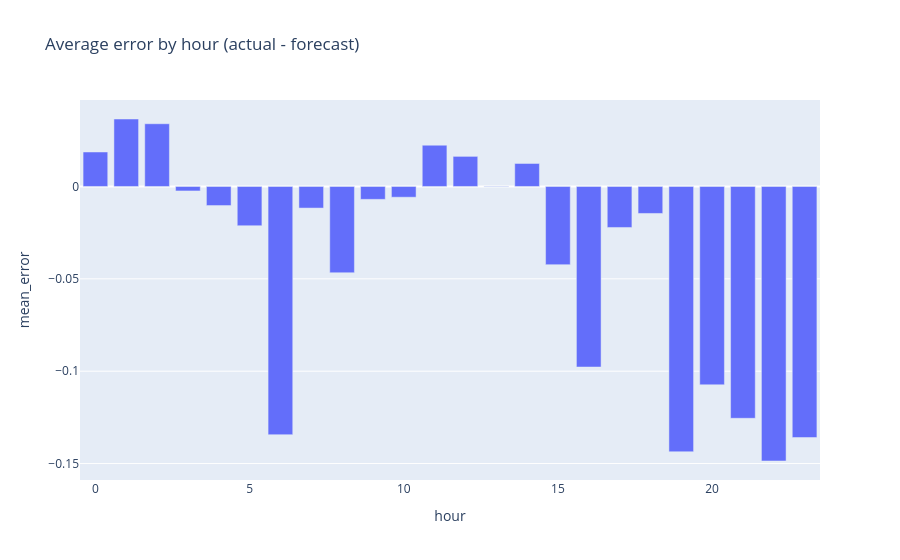

The notebook cell this image was saved under:
### Markdown cell above
Is the forest biased at certain hours? Positive bars mean it under-predicts at that hour.

### Code cell
bias_by_hour = test["err_rf"].groupby(test["hour"]).mean().rename("mean_error")
px.bar(bias_by_hour.reset_index(), x="hour", y="mean_error", title="Average error by hour (actual - forecast)")

### Figure 1 — Plotly figure (JSON) as saved in the notebook; plotly's stock layout.template omitted (floating-point values rounded to 4 significant figures)
{"data": [{"hovertemplate": "hour=%{x}<br>mean_error=%{y}<extra></extra>", "legendgroup": "", "marker": {"color": "#636efa", "pattern": {"shape": ""}}, "name": "", "orientation": "v", "showlegend": false, "textposition": "auto", "type": "bar", "x": [0, 1, 2, 3, 4, 5, 6, 7, 8, 9, 10, 11, 12, 13, 14, 15, 16, 17, 18, 19, 20, 21, 22, 23], "xaxis": "x", "y": [0.01867, 0.03653, 0.03397, -0.002424, -0.01032, -0.02124, -0.1344, -0.01169, -0.04671, -0.006974, -0.005818, 0.02235, 0.0163, -0.0001864, 0.01245, -0.04232, -0.09775, -0.02219, -0.0146, -0.1436, -0.1074, -0.1255, -0.1486, -0.1359], "yaxis": "y"}], "layout": {"barmode": "relative", "legend": {"tracegroupgap": 0}, "title": {"text": "Average error by hour (actual - forecast)"}, "xaxis": {"anchor": "y", "domain": [0, 1], "title": {"text": "hour"}}, "yaxis": {"anchor": "x", "domain": [0, 1], "title": {"text": "mean_error"}}}}
